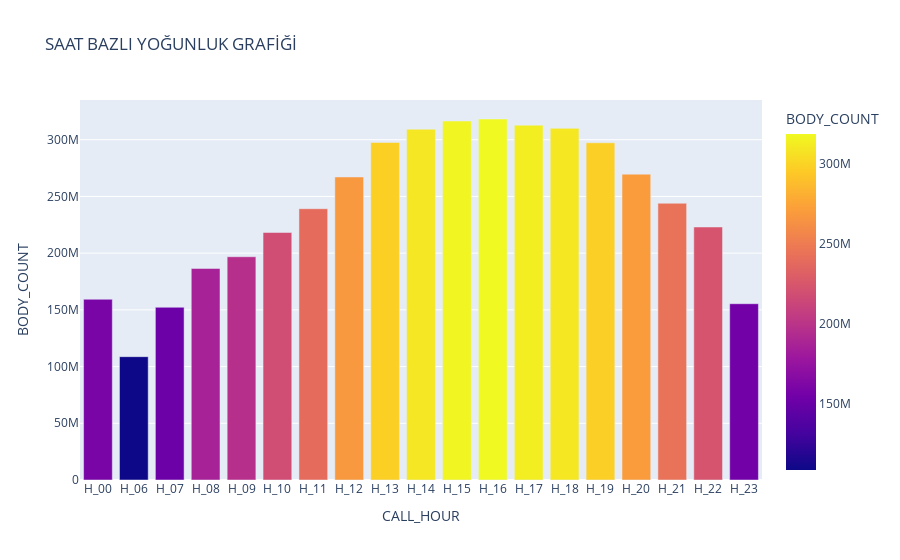

The cell this chart's notebook holds for it:
### Code cell
fig = px.bar(df_call_hour.groupby('CALL_HOUR')['BODY_COUNT'].sum().reset_index(), x='CALL_HOUR', y='BODY_COUNT',color="BODY_COUNT",
            title= "SAAT BAZLI YOĞUNLUK GRAFİĞİ")
fig.show()

### Figure 1 — Plotly figure (JSON) as saved in the notebook; plotly's stock layout.template omitted (floating-point values rounded to 4 significant figures)
{"data": [{"alignmentgroup": "True", "hovertemplate": "CALL_HOUR=%{x}<br>BODY_COUNT=%{marker.color}<extra></extra>", "legendgroup": "", "marker": {"color": [159300000.0, 108700000.0, 152300000.0, 186500000.0, 196800000.0, 218200000.0, 239200000.0, 267100000.0, 297600000.0, 309300000.0, 316500000.0, 318300000.0, 312900000.0, 310000000.0, 297300000.0, 269600000.0, 244000000.0, 223000000.0, 155400000.0], "coloraxis": "coloraxis", "pattern": {"shape": ""}}, "name": "", "offsetgroup": "", "orientation": "v", "showlegend": false, "textposition": "auto", "type": "bar", "x": ["H_00", "H_06", "H_07", "H_08", "H_09", "H_10", "H_11", "H_12", "H_13", "H_14", "H_15", "H_16", "H_17", "H_18", "H_19", "H_20", "H_21", "H_22", "H_23"], "xaxis": "x", "y": [159300000.0, 108700000.0, 152300000.0, 186500000.0, 196800000.0, 218200000.0, 239200000.0, 267100000.0, 297600000.0, 309300000.0, 316500000.0, 318300000.0, 312900000.0, 310000000.0, 297300000.0, 269600000.0, 244000000.0, 223000000.0, 155400000.0], "yaxis": "y"}], "layout": {"autosize": true, "barmode": "relative", "coloraxis": {"colorbar": {"title": {"text": "BODY_COUNT"}}, "colorscale": [[0, "#0d0887"], [0.1111, "#46039f"], [0.2222, "#7201a8"], [0.3333, "#9c179e"], [0.4444, "#bd3786"], [0.5556, "#d8576b"], [0.6667, "#ed7953"], [0.7778, "#fb9f3a"], [0.8889, "#fdca26"], [1, "#f0f921"]]}, "legend": {"tracegroupgap": 0}, "title": {"text": "SAAT BAZLI YOĞUNLUK GRAFİĞİ"}, "xaxis": {"anchor": "y", "autorange": true, "domain": [0, 1], "range": [-0.5, 18.5], "title": {"text": "CALL_HOUR"}, "type": "category"}, "yaxis": {"anchor": "x", "autorange": true, "domain": [0, 1], "range": [0, 335000000.0], "title": {"text": "BODY_COUNT"}, "type": "linear"}}}
